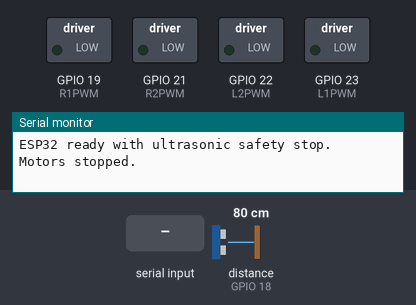
Recording of a sketch running on a simulated ESP32. Shown: switched loads named in the sketch (green lamp = pin HIGH), the last lines printed to the serial monitor. Wiring (inferred from the names in the program): ultrasonic range finder: trigger GPIO 5; echo GPIO 18. Inputs (shaded band) come from the test bench; at power-on: distance to the obstacle (sensor on GPIO 18) 80 cm. The echo pulse lasts 58.3 µs per cm; pins used as bus, display or sensor lines are not drawn.

Above: at 3.2 s.
3.3 s: "W" received over Serial
At 3.8 s:
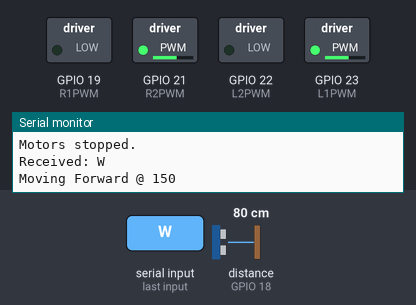
4.8 s: "f" received over Serial
At 5.1 s:
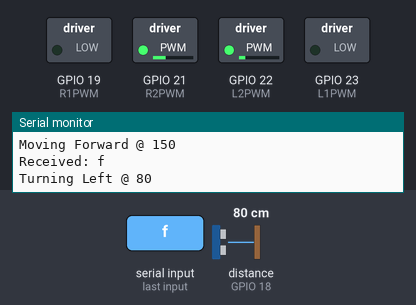
6.3 s: "b" received over Serial
At 7.3 s:
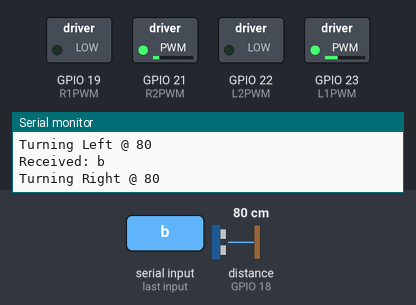
7.8 s: distance to the obstacle (sensor on GPIO 18) set to 26 cm
9.3 s: distance to the obstacle (sensor on GPIO 18) set to 22 cm
At 9.6 s:
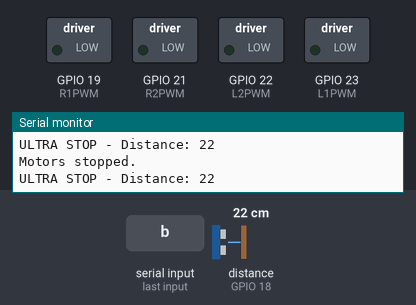
Timing chart, 0 to 11.9 s (numbered marks = the images above; inputs shaded):
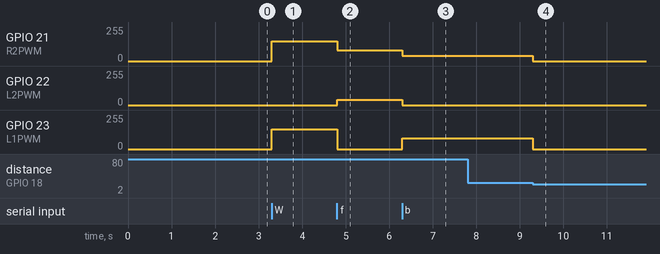

Measured:
- the behaviour switches between 25 and 24 cm on distance to the obstacle (sensor on GPIO 18) (found by bisection; images 3 and 4)
- after the input at 3.3 s, GPIO 21 (R2PWM), GPIO 23 (L1PWM): 0/255 → 149/255 at once
- after the input at 4.8 s, GPIO 21 (R2PWM): 149/255 → 80/255 at once; GPIO 22 (L2PWM): 0/255 → 40/255 at once; GPIO 23 (L1PWM): 149/255 → 0/255 at once
- after the input at 6.3 s, GPIO 21 (R2PWM): 80/255 → 40/255 at once; GPIO 22 (L2PWM): 40/255 → 0/255 at once; GPIO 23 (L1PWM): 0/255 → 80/255 at once
- after the input at 7.8 s, every drawn part: stays the same
- after the input at 9.3 s, GPIO 21 (R2PWM): 40/255 → 0/255 at once; GPIO 23 (L1PWM): 80/255 → 0/255 at once

The sketch:

ESP-32.ino
```cpp
#include <Arduino.h>

// ===== Motor Pins =====
#define R1PWM 19  // Right forward
#define R2PWM 21  // Right backward
#define L1PWM 23  // Left forward
#define L2PWM 22  // Left backward

// ===== PWM Channels =====
#define R1 0
#define R2 1
#define L1 2
#define L2 3

// ===== Speed Settings =====
int baseSpeed = 150;
#define MIN_SPEED 80
#define MID_SPEED 120
#define STOP_DELAY 20

// ===== Ultrasonic Pins =====
#define TRIG 5
#define ECHO 18
#define SAFE_DISTANCE 25    // cm (robot stops if closer)

// ===== PROTOTYPES =====
void stopMotors();

// ===================================================
// ====================== SETUP ======================
// ===================================================
void setup() {
  Serial.begin(115200);
  delay(2000);
  Serial.println("ESP32 ready with ultrasonic safety stop.");

  // Motor PWM setup
  ledcSetup(R1, 20000, 8);
  ledcSetup(R2, 20000, 8);
  ledcSetup(L1, 20000, 8);
  ledcSetup(L2, 20000, 8);

  ledcAttachPin(R1PWM, R1);
  ledcAttachPin(R2PWM, R2);
  ledcAttachPin(L1PWM, L1);
  ledcAttachPin(L2PWM, L2);

  // Ultrasonic pins
  pinMode(TRIG, OUTPUT);
  pinMode(ECHO, INPUT);

  stopMotors();
}

// ===================================================
// ============ ULTRASONIC DISTANCE SENSOR ===========
// ===================================================
long getDistance() {
  digitalWrite(TRIG, LOW);
  delayMicroseconds(2);
  digitalWrite(TRIG, HIGH);
  delayMicroseconds(10);
  digitalWrite(TRIG, LOW);

  long duration = pulseIn(ECHO, HIGH, 25000);  // 25ms timeout
  long distance = duration * 0.0343 / 2;       // convert to cm
  return distance;  // returns -1 if timeout
}

// ===================================================
// ====================== LOOP =======================
// ===================================================
void loop() {

  // -------- ULTRASONIC SAFETY STOP (TOP PRIORITY) --------
  long distance = getDistance();
  if (distance > 0 && distance < SAFE_DISTANCE) {
    stopMotors();
    Serial.print("ULTRA STOP - Distance: ");
    Serial.println(distance);
    delay(80);
    return;   // do NOT process Pi commands
  }

  // -------- READ YOLO COMMANDS FROM PI --------
  if (Serial.available()) {
    char cmd = Serial.read();
    Serial.print("Received: ");
    Serial.println(cmd);

    switch (cmd) {
      case 'W': moveForward(baseSpeed); break;

      case 'f': turnLeftSmooth(MIN_SPEED); break;
      case 'F': turnLeftSmooth(MID_SPEED); break;
      case 'X': turnLeftSmooth(MID_SPEED); break;

      case 'b': turnRightSmooth(MIN_SPEED); break;
      case 'B': turnRightSmooth(MID_SPEED); break;
      case 'Y': turnRightSmooth(MID_SPEED); break;

      case 'S': stopMotors(); break;

      case '+': baseSpeed = min(baseSpeed + 10, 255);
                Serial.print("Speed+ = "); Serial.println(baseSpeed);
                break;

      case '-': baseSpeed = max(baseSpeed - 10, MIN_SPEED);
                Serial.print("Speed- = "); Serial.println(baseSpeed);
                break;

      default:
        Serial.println("⚠ Unknown command");
        break;
    }
  }
}

// ===================================================
// ================== MOTOR FUNCTIONS =================
// ===================================================
void moveForward(int pwmVal) {
  pwmVal = constrain(pwmVal, MIN_SPEED, 255);
  Serial.print("Moving Forward @ "); Serial.println(pwmVal);
  ledcWrite(R1, 0);
  ledcWrite(R2, pwmVal);
  ledcWrite(L1, pwmVal);
  ledcWrite(L2, 0);
}

void turnLeftSmooth(int pwmVal) {
  pwmVal = constrain(pwmVal, MIN_SPEED, 255);
  Serial.print("Turning Left @ "); Serial.println(pwmVal);
  ledcWrite(R1, 0);
  ledcWrite(R2, pwmVal);
  ledcWrite(L1, 0);
  ledcWrite(L2, pwmVal / 2);
}

void turnRightSmooth(int pwmVal) {
  pwmVal = constrain(pwmVal, MIN_SPEED, 255);
  Serial.print("Turning Right @ "); Serial.println(pwmVal);
  ledcWrite(R1, 0);
  ledcWrite(R2, pwmVal / 2);
  ledcWrite(L1, pwmVal);
  ledcWrite(L2, 0);
}

void stopMotors() {
  ledcWrite(R1, 0);
  ledcWrite(R2, 0);
  ledcWrite(L1, 0);
  ledcWrite(L2, 0);
  delay(STOP_DELAY);
  Serial.println("Motors stopped.");
}
```
